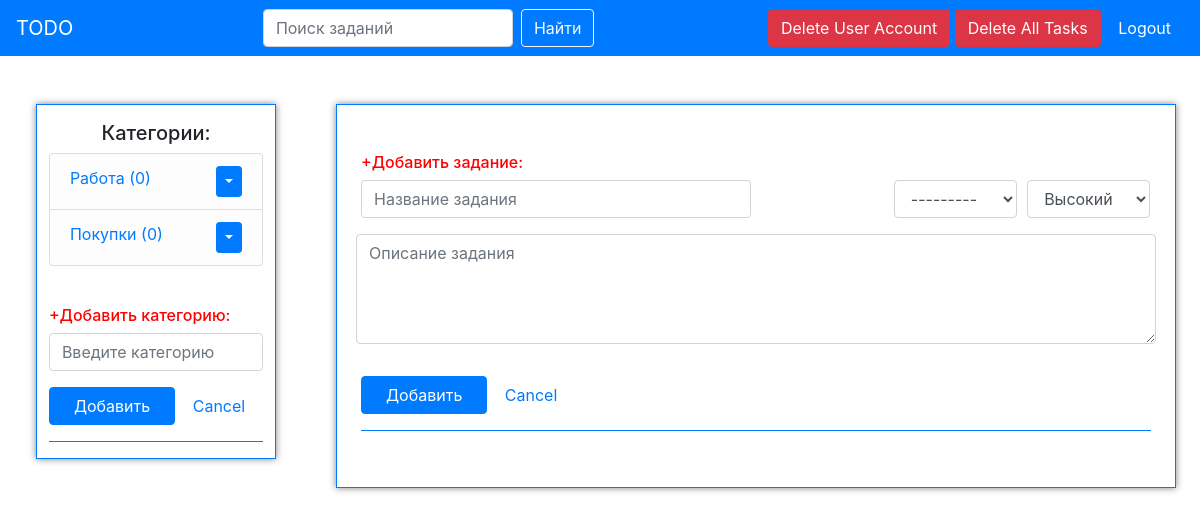
Page / (signed in) on the earlier database version.
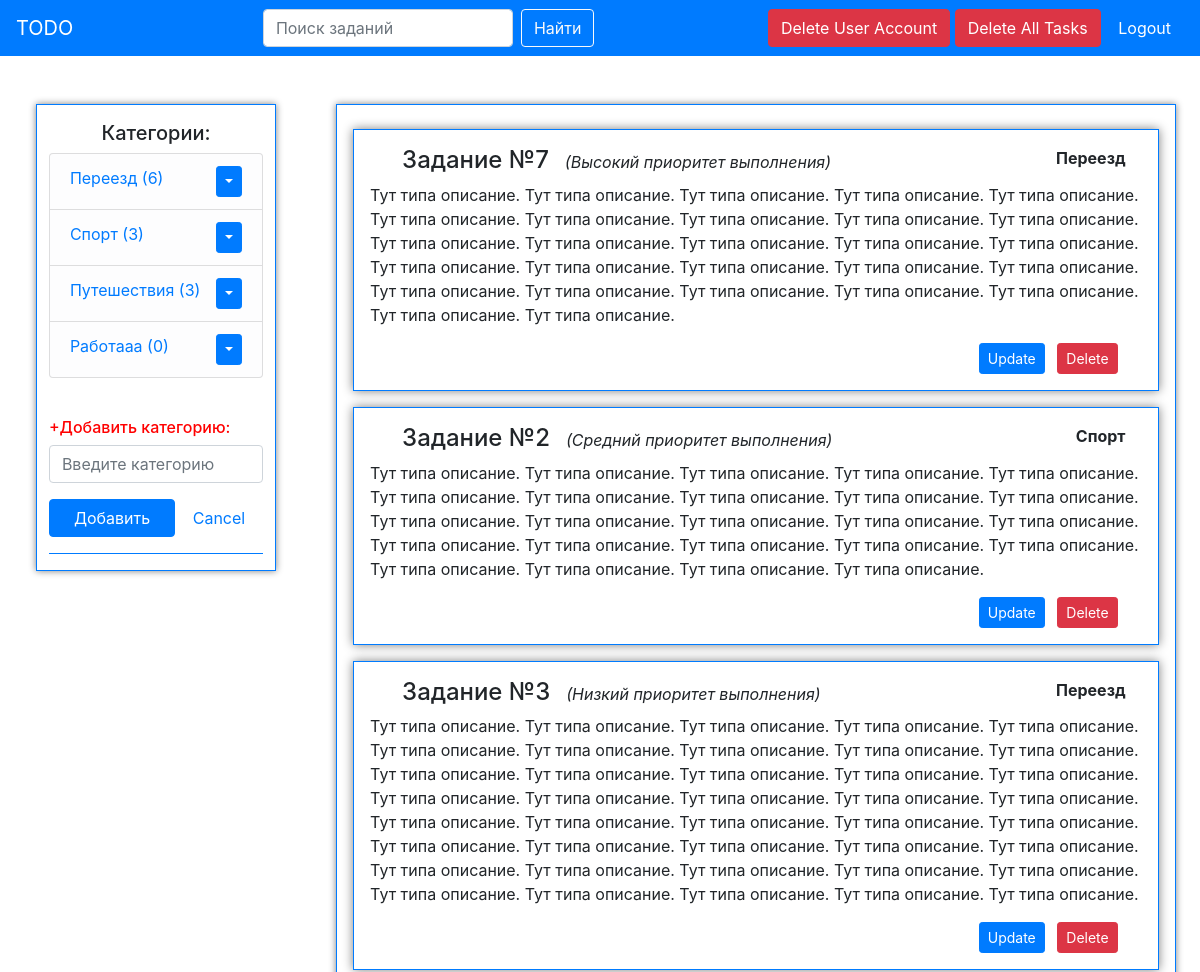
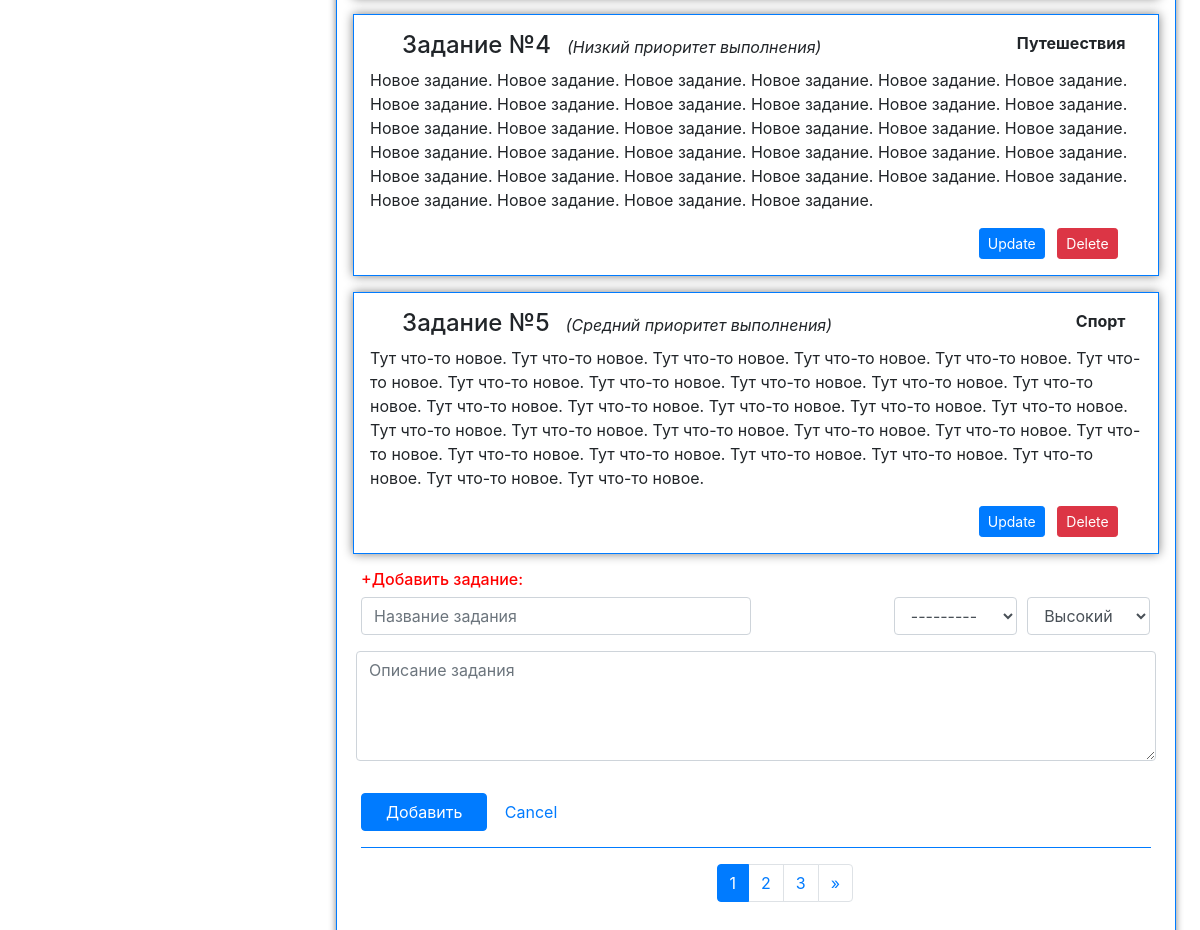
Same page on the later database version (2 pictures, top to bottom).
### core/models.py (models this page shows, shortened)
class Project(models.Model):
	title = models.CharField(max_length = 30)
	user = models.ForeignKey(settings.AUTH_USER_MODEL, on_delete = models.CASCADE, related_name = 'user', blank = True)
	def __str__(self):
		return f'{self.title}'
	class Meta:
		verbose_name = 'Категория'
		verbose_name_plural = 'Категории'

class Task(models.Model):
	HIGH = -1
	MIDDLE = 0
	LOW = 1
	PRIORITY = ((HIGH, 'Высокий'),(MIDDLE, 'Средний'),(LOW, 'Низкий'))
	title = models.CharField(max_length = 70)
	description = models.TextField()
	priority = models.IntegerField(choices = PRIORITY, default = HIGH)
	project = models.ForeignKey(Project, on_delete = models.CASCADE, related_name = 'project')
	class Meta:
		verbose_name = 'Задание'
		verbose_name_plural = 'Задания'
		ordering = ['id']

### core/views.py (the view)
# urls.py: path('', ProjectCreateListView.as_view(), name ='base-view'),
class ProjectCreateListView(View, CreateMixin):
	model = Project
	model2 = Task
	template_name = 'core/main.html'
	title = 'Main page'
	paginate_by = 5
	form = ProjectForm
	form2 = TaskForm
	redirect_path = '/'
	def get_queryset(self):
		return self.model2.objects.filter(project__user__username = self.request.user)

### core/forms.py (shortened to what this page needs)
class TaskForm(forms.ModelForm):
	def __init__(self, *args, **kwargs):
		self.user = kwargs.pop('user', '')
		super(TaskForm, self).__init__(*args, **kwargs)
		self.fields['project'] = forms.ModelChoiceField(queryset = Project.objects.filter(user = self.user))
		self.fields['project'].label = ''
		self.fields['priority'].label = ''
	title = forms.CharField(label = '', widget = forms.TextInput(attrs = {'placeholder':'Название задания'}))
	description = forms.CharField(label = '', widget = forms.Textarea(attrs = {'placeholder':'Описание задания', 'rows':4, 'cols':150}))
	priority = forms.Select()
	class Meta:
		model = Task
		fields = ['title', 'description', 'priority', 'project']

### core/mixins.py (called while the page is built)
	def get(self, request, **kwargs):
		user = self.request.user
		projects = self.model.objects.filter(user__username = user)
		df = self.get_queryset()
		p = Paginator(df, self.paginate_by)
		page_number = request.GET.get('page')
		page = p.get_page(page_number)
		title = self.title
		form2 = self.form2(user = self.request.user)
		form = self.form
		count_tasks = self.model.objects.filter(user__username = user).annotate(count=Count('project__title')).values('title', 'count')
		self.request.session['report_url'] = self.request.META.get('HTTP_REFERER')
		context = {'projects':projects, 'tasks':page, 'title':title, 'form':form, 'form2':form2, 'count_tasks':count_tasks}
		return render(request, self.template_name, context)

### core/templates/core/main.html (shortened to what this page needs)
{% extends 'base.html' %}
{% load crispy_forms_tags %}
{% block sidebar %}
	{% include 'core/includes/sidebar.html' %}
{% endblock %}
{% block content %}
	{% if user.is_active %}
	<div class = 'container mt-5 mb-5 cont-sidebar-right'>
			{% include 'core/includes/content.html' %}
			{% include 'core/includes/paggination.html' %}
	</div>
	{% else %}
	<div class = 'container mt-5'>
		<h4>You must <a href="{% url 'login-view' %}">Log In</a> before see all.</h4>
		<h5>If you don't have an account, you can <a href="{% url 'registration-view' %}">Register</a></h5>
	</div>
	{% endif %}
{% endblock %}

### templates/base.html (shortened to what this page needs)
{% load static %}
<!DOCTYPE html>
<html>
<head>
	<link rel="stylesheet" type="text/css" href="{% static 'css/main.css' %}">
	<link rel="stylesheet" href="https://maxcdn.bootstrapcdn.com/bootstrap/4.0.0/css/bootstrap.min.css">
</head>
<body>
	<header class="site-header">
	<nav class="navbar navbar-dark bg-primary">
		<a class="navbar-brand" href="{% url 'base-view' %}">TODO</a>
	      <form class="form-inline my-2 my-lg-0" method = 'GET' action = "{% url 'search-view' %}">
	        <div class="form-group mr-2">
	          <input type="text" class="form-control float-right search-form" placeholder="Поиск заданий" name = 'q' style = 'width: 250px;'>
	        </div>
	        <button class="btn btn-outline-light my-2 my-sm-0" type="submit">Найти</button>
	      </form>
		<div class = 'd-inline'>
			{% if user.is_active %}
				<a href="{% url 'delete-user' %}" id="cancel" name="cancel" class="btn btn-danger">Delete User Account</a>
				<a href="{% url 'delete-all-tasks' %}" id="cancel" name="cancel" class="btn btn-danger">Delete All Tasks</a>
				<a class="btn btn-primary" href="{% url 'logout-view' %}">Logout</a>
		    {% else %}
				<a class="btn btn-primary" href="{% url 'login-view' %}">Login</a>
			    <a class="btn btn-primary" href="{% url 'registration-view' %}">Register</a>
		    {% endif %}
		</div>
	</nav>
	</header>
		    {% block sidebar %}
		    {% endblock %}
		    {% block content %}
		    {% endblock %}
</body>
</html>

### core/templates/core/includes/sidebar.html (shortened to what this page needs)
{% load crispy_forms_tags %}
{% if user.is_active %}
	<div class="content-section mt-5">
		<div class = 'sidebar-content'>
			<h5 class = 'text-center mt-3'>Категории:</h5>
			<ul class="list-group mb-3">
				{% for project in projects %}
					<li class="list-group-item list-group-item-light">
						<a href="{% url 'project-detail' project.id project.title %}">{{ project.title }}
							{% for count in count_tasks %}
								{% if project.title ==  count.title %}
									({{count.count}})
								{% endif %}
							{% endfor %}
						</a>
						<div class="dropdown float-right">
						  <button class="btn btn-primary btn-sm dropdown-toggle" type="button" id="dropdownMenuButton" data-toggle="dropdown" aria-haspopup="true" aria-expanded="false" ></button>
						</div>
					</li>
				{% endfor %}
			</ul>
			<br>
			<h6 class = 'add-category'>+Добавить категорию:</h6>
			<form class = 'form-sigin mb-3 form-project' action = '' method = 'POST' content='text/html; charset=UTF-8'>
				{{ form|crispy }}
				<input class="btn btn-primary pl-4 pr-4" type="submit" value="Добавить" name = 'form'>
				<a href="" id="cancel" name="cancel" class="btn btn-default">Cancel</a>
			</form>
			<hr>
		</div>
	</div>
{% endif %}

### core/templates/core/includes/content.html (shortened to what this page needs)
{% load crispy_forms_tags %}
			{% for task in tasks %}
			<article class="media mb-3 content-section">
				<div class="media-body">
					<div class="article-metadata ml-5 mt-3 mr-5">
						<h4 class="float-left">{{ task.title }}</h4>
						<i class="float-left ml-3 mt-1"> ({{ task.get_priority_display }} приоритет выполнения)</i>
						<b class="float-right"> {{ task.project }}</b>
					</div>
					<p class=" ml-3 mr-3 article-content">{{ task.description }}</p>
					<p class = 'float-right actions'>
			        	<a href="{% url 'update' task.pk task.title %}" class = 'btn btn-primary btn-sm ml-2 mr-2'>Update</a>
				      	<a href="{% url 'task-delete' task.pk task.title %}" class = 'btn btn-danger btn-sm'>Delete</a>
		        	</p>
				</div>
			</article>
			{% endfor %}
			<br>
			<h6 class = 'add-task'>+Добавить задание:</h6>
			<form class = 'form-sigin mb-3 form-task' action = '' method = 'POST' content='text/html; charset=UTF-8'>
				<div class = 'form-row'>
					<div class="form-group col-md-6 mb-0">
						{{ form2.title|as_crispy_field }}
					</div>
					<div class="form-group col-md-2 mb-0" style="margin-left: 16.6%;">
						{{ form2.project|as_crispy_field }}
					</div>
					<div class="form-group col-md-2 mb-0">
						{{ form2.priority|as_crispy_field }}
					</div>
				</div>
				<div class = 'form-row'>
					<div class="form-group">
						{{ form2.description|as_crispy_field }}
					</div>
				</div>
				<input class="btn btn-primary pl-4 pr-4" type="submit" value="Добавить" name = 'form2'>
				<a href="" id="cancel" name="cancel" class="btn btn-default">Cancel</a>
			</form>

### core/templates/core/includes/paggination.html (shortened to what this page needs)
			<hr>
			<nav aria-label="Page navigation" class="float-left nav-pagg">
				<ul class="pagination">
					{% for n in tasks.paginator.page_range %}
					  {% if tasks.paginator.page_range|length == 1 %}
					  	<li class="page-item active">
					    </li>
					  {% elif tasks.number == n %}
					    <li class="page-item active">
					      <span class="page-link">{{ n }}<span class="sr-only">(current)</span></span>
					    </li>
					  {% elif n > tasks.number|add:'-3' and n < tasks.number|add:'3' %}
					    <li class="page-item"><a class="page-link" href="?page={{ n }}">{{ n }}</a></li>
					  {% endif %}
					{% endfor %}
					{% if tasks.has_next %}
					  <li class="page-item">
					    <a class="page-link" href="?page={{ tasks.paginator.num_pages }}" aria-label="Next">
					      <span aria-hidden="true">&raquo;</span>
					    </a>
					  </li>
					{% endif %}
				</ul>
			</nav>

### static/css/main.css (style rules this page uses)
body .container { border: 0.5px solid #007BFF; box-shadow: 0px 0px 7px grey; padding: 2%; width: 40%; }
body hr { border-color: #007BFF; }
body .content-section { border: 0.5px solid #007BFF; box-shadow: 0px 0px 7px grey; width: 20%; margin-left: 3%; float: left; }
.sidebar-content { width: 90%; margin-left: 5%; }
body .cont-sidebar-right { float: left; width: 70%; margin-left: 5%; }
.add-category, .add-task { color: red; }
.container .content-section { border: 0.5px solid #007BFF; box-shadow: 0px 0px 7px grey; width: 102%; margin-left: -1%; }
.container .content-section { box-shadow: 0px 0px 10px grey; }
.container .article-metadata { float: left; width: 90%; }
.container .actions { margin-right: 5%; }
.container .nav-pagg { margin-left: 45%; }

Differences in the rows shown:
removed Project: title "Работа", count "0"
removed Project: title "Покупки", count "0"
added Project: title "Переезд", count "6"
added Project: title "Спорт", count "3"
added Project: title "Путешествия", count "3"
added Project: title "Работаaa", count "0"
added Task: title "Задание №7", priority "Высокий", project "Переезд", description "Тут типа описание. Тут типа описание. Тут типа описание. Тут типа описание. Тут типа описание. Тут типа описание. Тут типа описание. Тут типа описание. Тут типа описание. Тут типа описание. Тут типа описание. Тут типа описание. Тут типа описание. Тут типа описание. Тут типа описание. Тут типа описание. Тут типа описание. Тут типа описание. Тут типа описание. Тут типа описание. Тут типа описание. Тут типа описание. Тут типа описание. Тут типа описание. Тут типа описание. Тут типа описание. Тут типа описание."
added Task: title "Задание №2", priority "Средний", project "Спорт", description "Тут типа описание. Тут типа описание. Тут типа описание. Тут типа описание. Тут типа описание. Тут типа описание. Тут типа описание. Тут типа описание. Тут типа описание. Тут типа описание. Тут типа описание. Тут типа описание. Тут типа описание. Тут типа описание. Тут типа описание. Тут типа описание. Тут типа описание. Тут типа описание. Тут типа описание. Тут типа описание. Тут типа описание. Тут типа описание. Тут типа описание. Тут типа описание."
added Task: title "Задание №3", priority "Низкий", project "Переезд", description "Тут типа описание. Тут типа описание. Тут типа описание. Тут типа описание. Тут типа описание. Тут типа описание. Тут типа описание. Тут типа описание. Тут типа описание. Тут типа описание. Тут типа описание. Тут типа описание. Тут типа описание. Тут типа описание. Тут типа описание. Тут типа описание. Тут типа описание. Тут типа описание. Тут типа описание. Тут типа описание. Тут типа описание. Тут типа описание. Тут типа описание. Тут типа описание. Тут типа описание. Тут типа описание. Тут типа описание. Тут типа описание. Тут типа описание. Тут типа описание. Тут типа описание. Тут типа описание. Тут типа описание. Тут типа описание. Тут типа описание. Тут типа описание. Тут типа…"
added Task: title "Задание №4", priority "Низкий", project "Путешествия", description "Новое задание. Новое задание. Новое задание. Новое задание. Новое задание. Новое задание. Новое задание. Новое задание. Новое задание. Новое задание. Новое задание. Новое задание. Новое задание. Новое задание. Новое задание. Новое задание. Новое задание. Новое задание. Новое задание. Новое задание. Новое задание. Новое задание. Новое задание. Новое задание. Новое задание. Новое задание. Новое задание. Новое задание. Новое задание. Новое задание. Новое задание. Новое задание. Новое задание. Новое задание."
added Task: title "Задание №5", priority "Средний", project "Спорт", description "Тут что-то новое. Тут что-то новое. Тут что-то новое. Тут что-то новое. Тут что-то новое. Тут что-то новое. Тут что-то новое. Тут что-то новое. Тут что-то новое. Тут что-то новое. Тут что-то новое. Тут что-то новое. Тут что-то новое. Тут что-то новое. Тут что-то новое. Тут что-то новое. Тут что-то новое. Тут что-то новое. Тут что-то новое. Тут что-то новое. Тут что-то новое. Тут что-то новое. Тут что-то новое. Тут что-то новое. Тут что-то новое. Тут что-то новое. Тут что-то новое. Тут что-то новое. Тут что-то новое."
Other differences:
new list line: "1"
new list line: "2"
new list line: "3"
